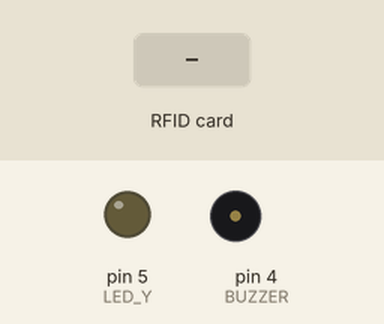
Bench run of a sketch on a simulated Arduino Uno, built with avr-gcc and run on an emulated ATmega328P. Parts: output pins drawn as LEDs (lit = HIGH), buzzer (waves = sounding). The inputs (shaded band) are chosen by the test bench. Pins used as bus, display or sensor lines are not drawn; what the sketch prints to the serial monitor is not drawn.

Above: at 1.2 s.
1.3 s: RFID card B0 49 A0 32 held to the reader
At 1.9 s:
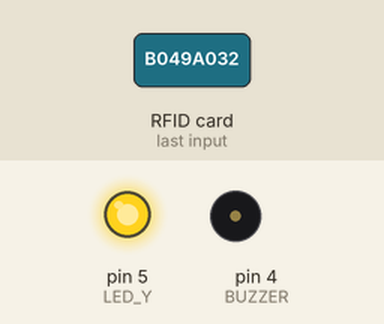
4.3 s: RFID card 3C 0D 70 22 held to the reader
At 5.5 s:
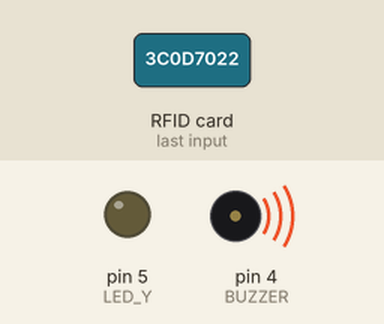
7.3 s: RFID card D1 DA EA 03 held to the reader
At 8.0 s:
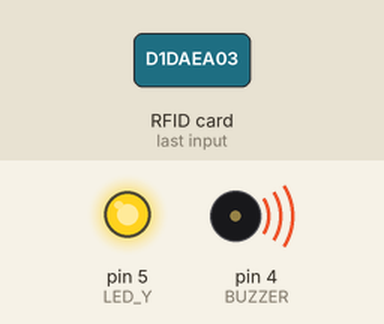
Timing chart, 0 to 10.8 s (numbered marks = the images above; inputs shaded):
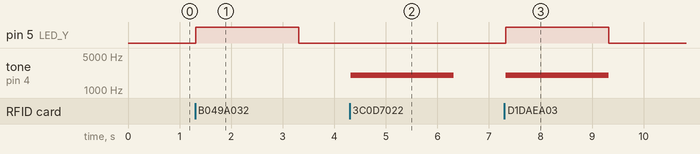

Measured:
- after the input at 1.3 s, pin 5 (LED_Y): LOW → HIGH at once, → LOW 2.0 s later
- after the input at 4.3 s, tone on pin 4 (BUZZER): silent → 2000 Hz at once, → silent 2.0 s later
- after the input at 7.3 s, pin 5 (LED_Y): LOW → HIGH at once, → LOW 2.0 s later; tone on pin 4 (BUZZER): silent → 2000 Hz at once, → silent 2.0 s later

The sketch:

CardReader.ino
```cpp
// (licence header left out)
#include <SPI.h>
#include <MFRC522.h>

#define RST_PIN         9          // Configurable, see typical pin layout above
#define SS_PIN          10         // Configurable, see typical pin layout above
#define LED_Y 5
#define BUZZER 4

MFRC522 mfrc522(SS_PIN, RST_PIN);  // Create MFRC522 instance

void setup() {
  Serial.begin(9600);   // Initialize serial communications with the PC
  while (!Serial);    // Do nothing if no serial port is opened (added for Arduinos based on ATMEGA32U4)
  SPI.begin();      // Init SPI bus
  mfrc522.PCD_Init();   // Init MFRC522
  delay(4);       // Optional delay. Some board do need more time after init to be ready, see Readme
  Serial.println("Put your card to the reader...");
  pinMode(LED_Y, OUTPUT);
  pinMode(BUZZER, OUTPUT);
}

void loop() {
  // Reset the loop if no new card present on the sensor/reader. This saves the entire process when idle.
  if ( ! mfrc522.PICC_IsNewCardPresent()) {
    return;
  }

  // Select one of the cards
  if ( ! mfrc522.PICC_ReadCardSerial()) {
    return;
  }

  Serial.print("UID tag :");
  String content = "";
  byte letter;
  for(byte i = 0; i < mfrc522.uid.size; i++){
    Serial.print(mfrc522.uid.uidByte[i] < 0x10 ? " 0" : " ");
    Serial.print(mfrc522.uid.uidByte[i], HEX);
    content.concat(String(mfrc522.uid.uidByte[i] < 0x10 ? " 0" : " "));
    content.concat(String(mfrc522.uid.uidByte[i], HEX));
  }
  Serial.println();
  Serial.print("Message: ");
  content.toUpperCase();

  if(content.substring(1) == "B0 49 A0 32"){
    Serial.print("Led is high");
    digitalWrite(LED_Y, HIGH);
    delay(2000);
    digitalWrite(LED_Y, LOW);
  }
  else if(content.substring(1) == "3C 0D 70 22"){
    tone(BUZZER, 2000);
    delay(2000);
    noTone(BUZZER);

  }
  else if(content.substring(1) == "D1 DA EA 03"){
    Serial.print("OV scanned");
    digitalWrite(LED_Y, HIGH);
    tone(BUZZER, 2000);
    delay(2000);
    digitalWrite(LED_Y, LOW);
    noTone(BUZZER);
  }
  delay(1000);
  //mfrc522.PICC_DumpToSerial(&(mfrc522.uid));
}
```
